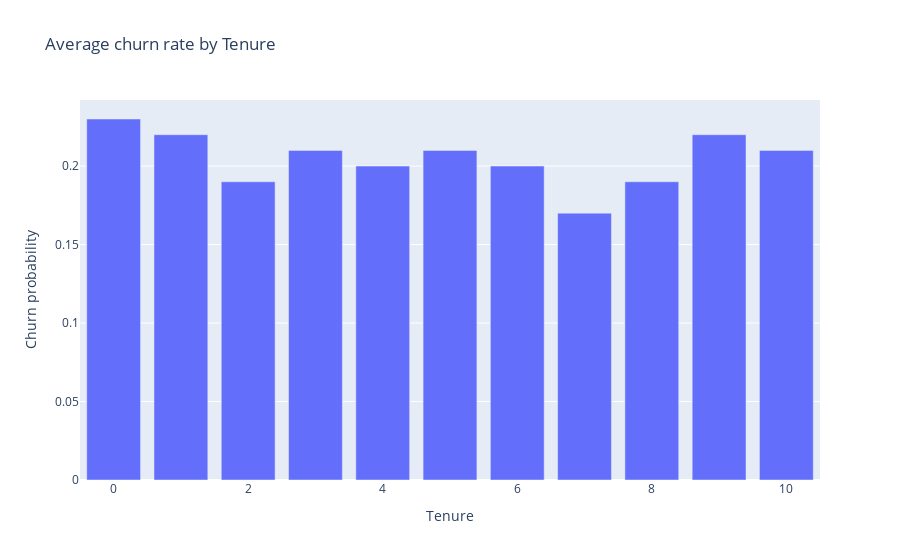

Notebook code for this chart:
### Code cell
# iii. Tenure
tenure_mean_fig_layout = { 
    "title" : "Average churn rate by Tenure", 
    "xaxis_title" : "Tenure", 
    "yaxis_title" : "Churn probability"
}
tenure_mean_fig = mean_churn_plot_bar(
  df_bank, 
  "Tenure", 
  "Exited", 
  tenure_mean_fig_layout
)

### Figure 1 — Plotly figure (JSON) as saved in the notebook; plotly's stock layout.template omitted (floating-point values rounded to 4 significant figures)
{"data": [{"type": "bar", "x": [0, 1, 2, 3, 4, 5, 6, 7, 8, 9, 10], "y": [0.23, 0.22, 0.19, 0.21, 0.2, 0.21, 0.2, 0.17, 0.19, 0.22, 0.21]}], "layout": {"title": {"text": "Average churn rate by Tenure"}, "xaxis": {"title": {"text": "Tenure"}}, "yaxis": {"title": {"text": "Churn probability"}}}}
